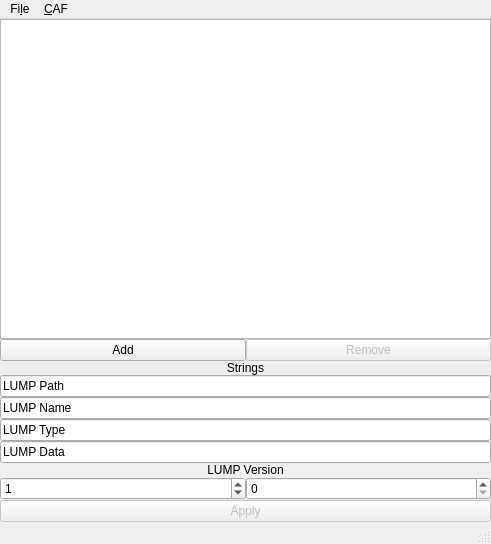
<?xml version="1.0" encoding="UTF-8"?>
<ui version="4.0">
 <class>CafBuilder</class>
 <widget class="QMainWindow" name="CafBuilder">
  <property name="geometry">
   <rect>
    <x>0</x>
    <y>0</y>
    <width>491</width>
    <height>544</height>
   </rect>
  </property>
  <property name="windowTitle">
   <string>CAF Builder</string>
  </property>
  <widget class="QWidget" name="centralwidget">
   <layout class="QVBoxLayout" name="verticalLayout">
    <property name="spacing">
     <number>0</number>
    </property>
    <property name="leftMargin">
     <number>0</number>
    </property>
    <property name="topMargin">
     <number>0</number>
    </property>
    <property name="rightMargin">
     <number>0</number>
    </property>
    <property name="bottomMargin">
     <number>0</number>
    </property>
    <item>
     <widget class="QListWidget" name="list_lumps"/>
    </item>
    <item>
     <widget class="QWidget" name="widget" native="true">
      <property name="sizePolicy">
       <sizepolicy hsizetype="Expanding" vsizetype="Fixed">
        <horstretch>0</horstretch>
        <verstretch>0</verstretch>
       </sizepolicy>
      </property>
      <layout class="QHBoxLayout" name="horizontalLayout">
       <property name="spacing">
        <number>0</number>
       </property>
       <property name="leftMargin">
        <number>0</number>
       </property>
       <property name="topMargin">
        <number>0</number>
       </property>
       <property name="rightMargin">
        <number>0</number>
       </property>
       <property name="bottomMargin">
        <number>0</number>
       </property>
       <item>
        <widget class="QPushButton" name="pbtn_add">
         <property name="text">
          <string>Add</string>
         </property>
        </widget>
       </item>
       <item>
        <widget class="QPushButton" name="pbtn_rem">
         <property name="enabled">
          <bool>false</bool>
         </property>
         <property name="text">
          <string>Remove</string>
         </property>
        </widget>
       </item>
      </layout>
     </widget>
    </item>
    <item>
     <widget class="QLabel" name="label">
      <property name="sizePolicy">
       <sizepolicy hsizetype="Preferred" vsizetype="Fixed">
        <horstretch>0</horstretch>
        <verstretch>0</verstretch>
       </sizepolicy>
      </property>
      <property name="text">
       <string>Strings</string>
      </property>
      <property name="alignment">
       <set>Qt::AlignCenter</set>
      </property>
     </widget>
    </item>
    <item>
     <widget class="QLineEdit" name="le_path">
      <property name="toolTip">
       <string>Path</string>
      </property>
      <property name="inputMask">
       <string/>
      </property>
      <property name="text">
       <string>LUMP Path</string>
      </property>
     </widget>
    </item>
    <item>
     <widget class="QLineEdit" name="le_name">
      <property name="toolTip">
       <string>Name</string>
      </property>
      <property name="text">
       <string>LUMP Name</string>
      </property>
     </widget>
    </item>
    <item>
     <widget class="QLineEdit" name="le_type">
      <property name="toolTip">
       <string>Type</string>
      </property>
      <property name="text">
       <string>LUMP Type</string>
      </property>
     </widget>
    </item>
    <item>
     <widget class="QLineEdit" name="le_data">
      <property name="inputMask">
       <string/>
      </property>
      <property name="text">
       <string>LUMP Data</string>
      </property>
     </widget>
    </item>
    <item>
     <widget class="QLabel" name="label_2">
      <property name="sizePolicy">
       <sizepolicy hsizetype="Preferred" vsizetype="Fixed">
        <horstretch>0</horstretch>
        <verstretch>0</verstretch>
       </sizepolicy>
      </property>
      <property name="text">
       <string>LUMP Version</string>
      </property>
      <property name="alignment">
       <set>Qt::AlignCenter</set>
      </property>
     </widget>
    </item>
    <item>
     <widget class="QWidget" name="widget_2" native="true">
      <property name="sizePolicy">
       <sizepolicy hsizetype="Preferred" vsizetype="Fixed">
        <horstretch>0</horstretch>
        <verstretch>0</verstretch>
       </sizepolicy>
      </property>
      <layout class="QHBoxLayout" name="horizontalLayout_2">
       <property name="spacing">
        <number>0</number>
       </property>
       <property name="leftMargin">
        <number>0</number>
       </property>
       <property name="topMargin">
        <number>0</number>
       </property>
       <property name="rightMargin">
        <number>0</number>
       </property>
       <property name="bottomMargin">
        <number>0</number>
       </property>
       <item>
        <widget class="QSpinBox" name="sb_vmajor">
         <property name="value">
          <number>1</number>
         </property>
        </widget>
       </item>
       <item>
        <widget class="QSpinBox" name="sb_vminor"/>
       </item>
      </layout>
     </widget>
    </item>
    <item>
     <widget class="QWidget" name="widget_3" native="true">
      <property name="sizePolicy">
       <sizepolicy hsizetype="Preferred" vsizetype="Fixed">
        <horstretch>0</horstretch>
        <verstretch>0</verstretch>
       </sizepolicy>
      </property>
      <layout class="QHBoxLayout" name="horizontalLayout_3">
       <property name="spacing">
        <number>0</number>
       </property>
       <property name="leftMargin">
        <number>0</number>
       </property>
       <property name="topMargin">
        <number>0</number>
       </property>
       <property name="rightMargin">
        <number>0</number>
       </property>
       <property name="bottomMargin">
        <number>0</number>
       </property>
      </layout>
     </widget>
    </item>
    <item>
     <widget class="QPushButton" name="pbtn_apply">
      <property name="enabled">
       <bool>false</bool>
      </property>
      <property name="text">
       <string>Apply</string>
      </property>
     </widget>
    </item>
   </layout>
  </widget>
  <widget class="QMenuBar" name="menuBar">
   <property name="geometry">
    <rect>
     <x>0</x>
     <y>0</y>
     <width>491</width>
     <height>32</height>
    </rect>
   </property>
   <widget class="QMenu" name="menuFile">
    <property name="title">
     <string>Fi&amp;le</string>
    </property>
    <addaction name="actionOpen"/>
    <addaction name="separator"/>
    <addaction name="actionSave"/>
    <addaction name="actionSave_As"/>
    <addaction name="separator"/>
    <addaction name="actionExit"/>
   </widget>
   <widget class="QMenu" name="menuCAF">
    <property name="title">
     <string>&amp;CAF</string>
    </property>
    <addaction name="actionBuild_2"/>
    <addaction name="separator"/>
    <addaction name="actionRoot_Settings"/>
   </widget>
   <addaction name="menuFile"/>
   <addaction name="menuCAF"/>
  </widget>
  <widget class="QStatusBar" name="statusbar"/>
  <action name="actionOpen">
   <property name="text">
    <string>Open</string>
   </property>
  </action>
  <action name="actionSave">
   <property name="text">
    <string>Save</string>
   </property>
  </action>
  <action name="actionSave_As">
   <property name="text">
    <string>Save As</string>
   </property>
  </action>
  <action name="actionBuild">
   <property name="text">
    <string>Build</string>
   </property>
  </action>
  <action name="actionExit">
   <property name="text">
    <string>Exit</string>
   </property>
  </action>
  <action name="actionBuild_2">
   <property name="text">
    <string>Build</string>
   </property>
  </action>
  <action name="actionRoot_Settings">
   <property name="text">
    <string>Root Settings</string>
   </property>
  </action>
 </widget>
 <resources/>
 <connections>
  <connection>
   <sender>actionExit</sender>
   <signal>triggered()</signal>
   <receiver>CafBuilder</receiver>
   <slot>close()</slot>
   <hints>
    <hint type="sourcelabel">
     <x>-1</x>
     <y>-1</y>
    </hint>
    <hint type="destinationlabel">
     <x>245</x>
     <y>347</y>
    </hint>
   </hints>
  </connection>
 </connections>
</ui>
